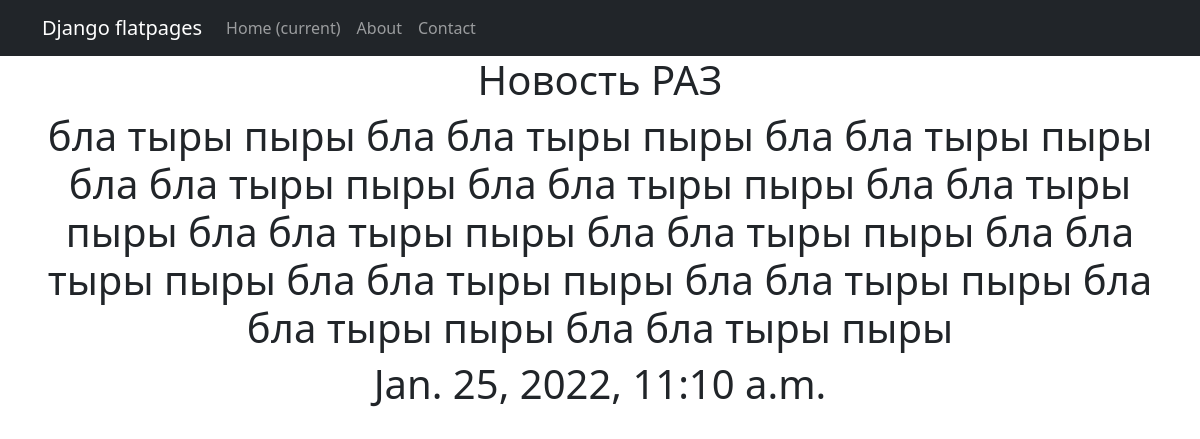
Screenshot of /news/1 with the database file from the repository.
### simpleapp/models.py (models this page shows, shortened)
class New(models.Model):
    name = models.CharField(
        max_length=50,
        unique=True,
    )
    description = models.TextField()
    category = models.ForeignKey(
        to='Category',
        on_delete=models.CASCADE,
        related_name='news',
    )
    datetime = models.DateTimeField(auto_now_add=True)

### simpleapp/views.py (the view)
# urls.py: path('<int:pk>', NewDetail.as_view()),
class NewDetail(DetailView):
    model = New
    template_name = 'new.html'
    context_object_name = 'new'

### simpleapp/templatetags/custom_filters.py (called while the page is built)
@register.filter(name='censor')
def censor(value):
    censor_list = ['буй',
                   'езда',
                   'шопа']
    value1 = (str(value)).split()
    for i in censor_list:
        for j in value1:
            if j == i:
                value1.remove(i)
    value = ' '.join(value1)
    return str(value)

### templates/new.html (shortened to what this page needs)
{% extends 'flatpages/default.html' %}
{% load custom_filters %}
{% block content %}
<h1> {{ new.name|censor }} </h1>
<h1> {{ new.description|censor }} </h1>
<h1> {{ new.datetime }} </h1>
{% endblock content %}

### rows the page displays
New: name|censor "Новость РАЗ", description|censor "бла тыры пыры бла бла тыры пыры бла бла тыры пыры бла бла тыры пыры бла бла тыры пыры бла бла тыры пыры бла бла тыры пыры бла бла тыры пыры бла бла тыры пыры бла бла тыры пыры бла бла тыры пыры бла бла тыры пыры бла бла тыры пыры", datetime "Jan. 25, 2022, 11:10 a.m."
